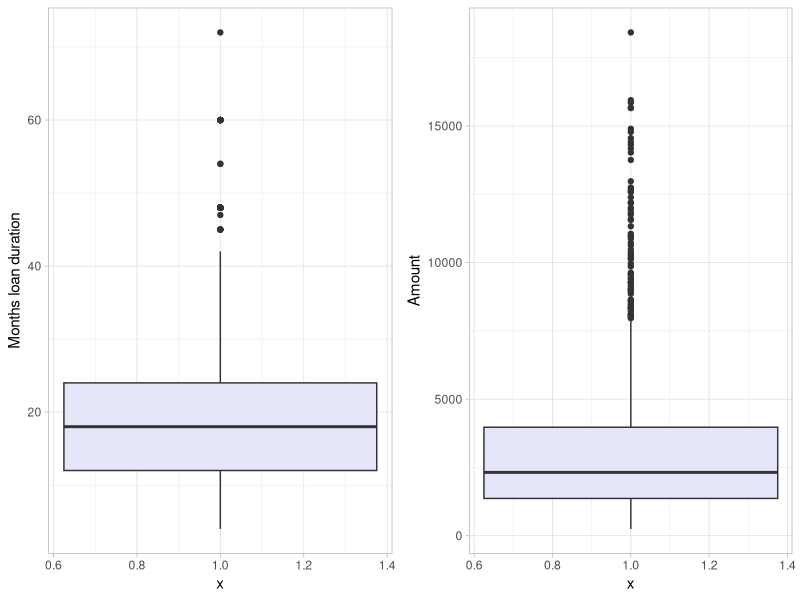

Recreate this plot in R.
library("ggplot2")
library("gridExtra")

cat("\n")
cat("---------------------------------------------------------- \n")
cat(" Classification using Decision Trees \n")
cat("---------------------------------------------------------- \n")

# Import data (majority of nominal features)
setwd("C:/Users/drexa/git/R/MachineLearning/Decision Trees")
# setwd("C:/Users/dr186049/git/MachineLearning/Decision Trees")
credits <- read.csv("../datasets/credit.csv", stringsAsFactors = TRUE)
cat("*** Hamburg Credit agency loans dataset imported \n\n")

print(table(credits$checking_balance))
print(table(credits$savings_balance))

# ggplot2 does not assume a single vector
p1 <- ggplot(credits, aes(x=1, y=months_loan_duration)) +
             geom_boxplot(fill="lavender") +
             labs(y="Months loan duration") +
             theme_light()
p2 <- ggplot(credits, aes(x=1, y=amount)) +
             geom_boxplot(fill="lavender") +
             labs(y="Amount") +
             theme_light()
grid.arrange(p1, p2, ncol=2, nrow=1)


